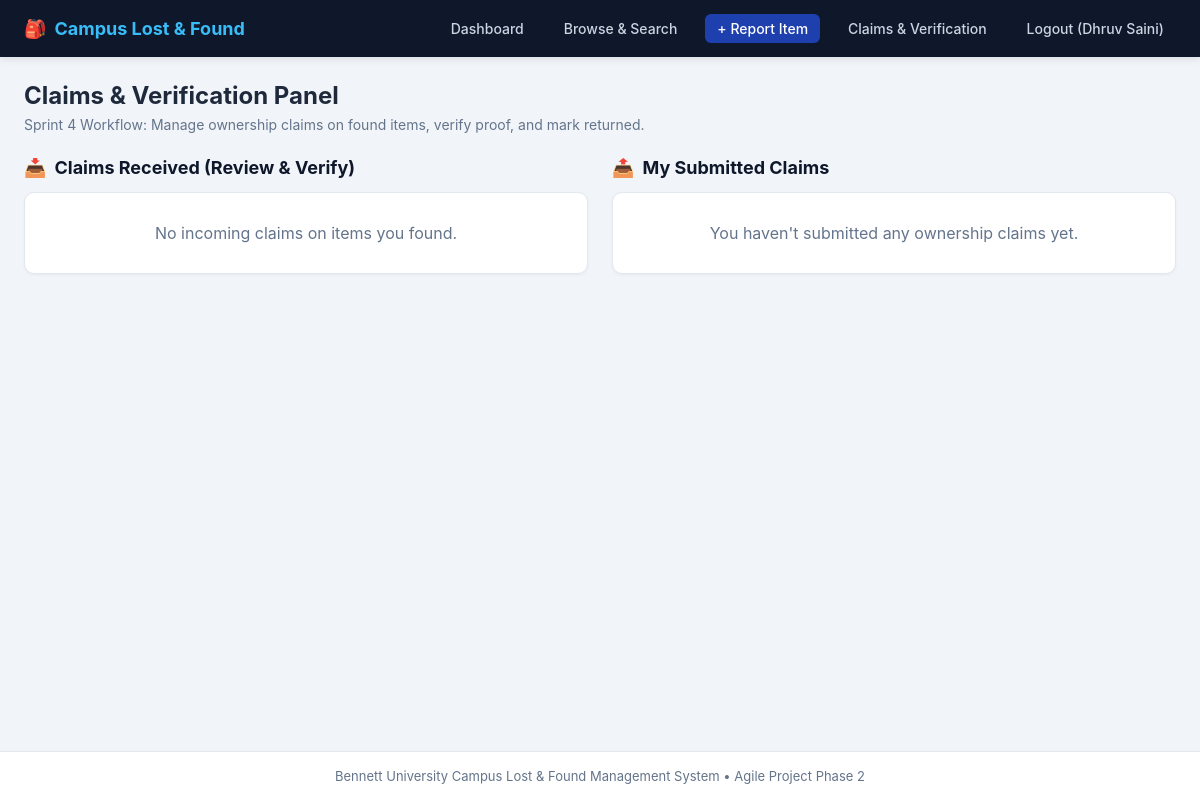
/claims (signed in), run on an earlier commit of the app's database.
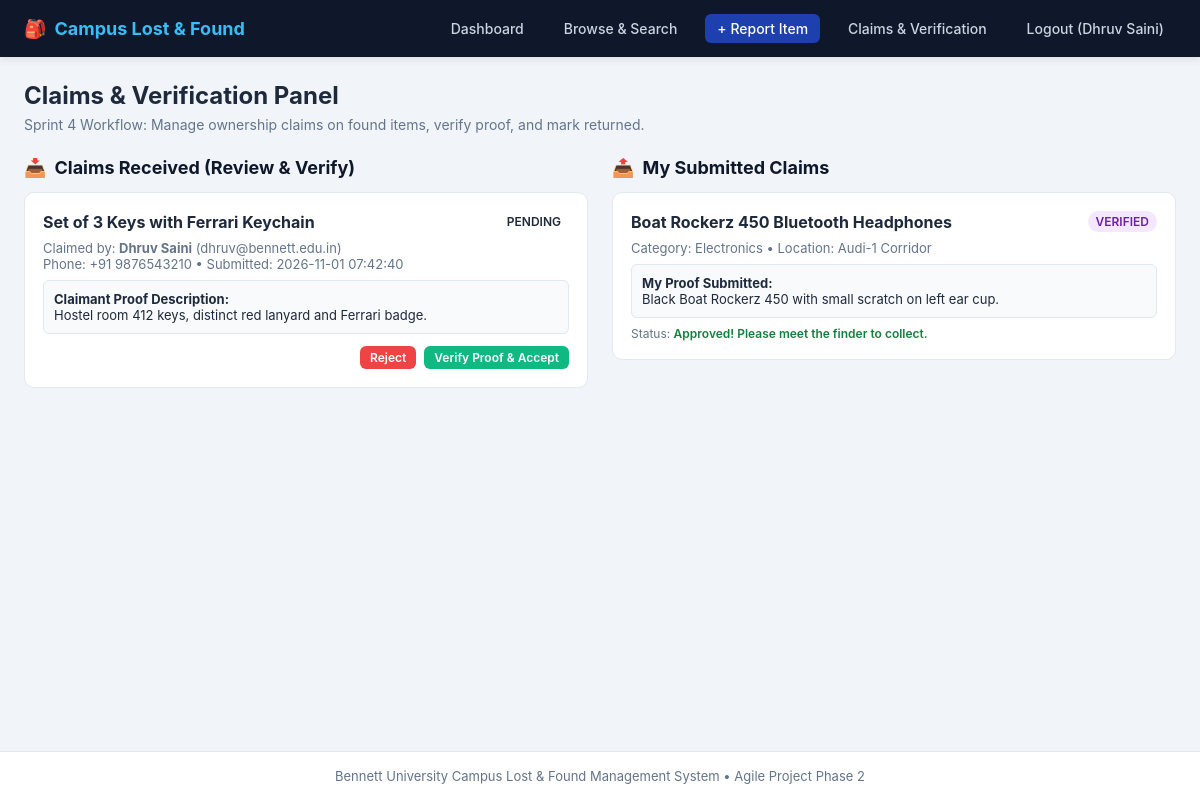
And on a later commit of the database.
### tables this page shows
CREATE TABLE students (
            id INTEGER PRIMARY KEY AUTOINCREMENT,
            name TEXT NOT NULL,
            email TEXT UNIQUE NOT NULL,
            password TEXT NOT NULL
        );

CREATE TABLE claims (
            id INTEGER PRIMARY KEY AUTOINCREMENT,
            item_id INTEGER NOT NULL,
            claimer_id INTEGER NOT NULL,
            proof_description TEXT NOT NULL,
            contact_phone TEXT,
            status TEXT NOT NULL DEFAULT 'Pending',
            created_at TIMESTAMP DEFAULT CURRENT_TIMESTAMP,
            FOREIGN KEY (item_id) REFERENCES items(id),
            FOREIGN KEY (claimer_id) REFERENCES students(id)
        );

CREATE TABLE items (
            id INTEGER PRIMARY KEY AUTOINCREMENT,
            student_id INTEGER NOT NULL,
            type TEXT NOT NULL,
            title TEXT NOT NULL,
            category TEXT NOT NULL,
            location TEXT NOT NULL,
            item_date TEXT NOT NULL,
            description TEXT,
            image_filename TEXT,
            status TEXT NOT NULL DEFAULT 'Open',
            created_at TIMESTAMP DEFAULT CURRENT_TIMESTAMP,
            FOREIGN KEY (student_id) REFERENCES students(id)
        );

### app.py (the view)
@app.route("/claims")
@login_required
def my_claims():
    uid = session["student_id"]
    conn = get_db()
    sent_claims = conn.execute(
        """
        SELECT claims.*, items.title as item_title, items.category, items.location, items.status as item_status
        FROM claims
        JOIN items ON claims.item_id = items.id
        WHERE claims.claimer_id = ?
        ORDER BY claims.id DESC
        """,
        (uid,)
    ).fetchall()
    received_claims = conn.execute(
        """
        SELECT claims.*, items.title as item_title, students.name as claimer_name, students.email as claimer_email
        FROM claims
        JOIN items ON claims.item_id = items.id
        JOIN students ON claims.claimer_id = students.id
        WHERE items.student_id = ?
        ORDER BY claims.id DESC
        """,
        (uid,)
    ).fetchall()
    conn.close()
    return render_template("claims_manage.html", sent_claims=sent_claims, received_claims=received_claims)

### app.py (called while the page is built)
def get_db():
    conn = sqlite3.connect(DATABASE)
    conn.row_factory = sqlite3.Row
    return conn

def login_required(func):
    @wraps(func)
    def wrapper(*args, **kwargs):
        if "student_id" not in session:
            flash("Please log in first to access this page.", "error")
            return redirect(url_for("login"))
        return func(*args, **kwargs)
    return wrapper

### templates/claims_manage.html (shortened to what the changed rows need)
{% extends "base.html" %}
{% block content %}
<div style="margin-bottom: 24px;">
    <h1 style="font-size: 24px; margin-bottom: 6px;">Claims &amp; Verification Panel</h1>
</div>
<div style="display: grid; grid-template-columns: 1fr 1fr; gap: 24px;">
    <div>
        <h2 style="font-size: 18px; margin-bottom: 14px; color: var(--dark); display: flex; align-items: center; gap: 8px;">
            <span>📥</span> Claims Received (Review &amp; Verify)
        </h2>
        {% if received_claims %}
            {% for rc in received_claims %}
            <div class="claim-card">
                <div style="display: flex; justify-content: space-between; align-items: center; margin-bottom: 8px;">
                    <strong>{{ rc.item_title }}</strong>
                    <span class="badge badge-{{ rc.status|lower }}">{{ rc.status }}</span>
                </div>
                <div style="font-size: 13px; color: var(--text-muted); margin-bottom: 8px;">
                    Claimed by: <strong>{{ rc.claimer_name }}</strong> ({{ rc.claimer_email }})<br>
                    Phone: {{ rc.contact_phone or 'Not provided' }} &bull; Submitted: {{ rc.created_at }}
                </div>
                <div style="background: #f8fafc; padding: 10px; border-radius: 6px; font-size: 13px; margin-bottom: 12px; border: 1px solid var(--border);">
                    <strong>Claimant Proof Description:</strong><br>
                    {{ rc.proof_description }}
                </div>
                <div style="display: flex; gap: 8px; justify-content: flex-end;">
                    {% if rc.status == 'Pending' %}
                    <form method="POST" action="{{ url_for('claim_action', claim_id=rc.id) }}">
                        <button type="submit" class="btn btn-sm btn-danger">Reject</button>
                    </form>
                    <form method="POST" action="{{ url_for('claim_action', claim_id=rc.id) }}">
                        <button type="submit" class="btn btn-sm btn-success">Verify Proof &amp; Accept</button>
                    </form>
                    {% elif rc.status == 'Verified' %}
                    <form method="POST" action="{{ url_for('claim_action', claim_id=rc.id) }}">
                        <input type="hidden" name="action" value="return">
                        <button type="submit" class="btn btn-sm btn-primary">Mark as Handed Over &amp; RETURNED</button>
                    </form>
                    {% else %}
                    <span style="font-size: 12px; font-weight: 600; color: var(--text-muted);">Handoff Complete</span>
                    {% endif %}
                </div>
            </div>
            {% endfor %}
        {% else %}
            <div class="card" style="text-align: center; color: var(--text-muted); padding: 30px;">
                No incoming claims on items you found.
            </div>
        {% endif %}
    </div>
    <div>
        <h2 style="font-size: 18px; margin-bottom: 14px; color: var(--dark); display: flex; align-items: center; gap: 8px;">
            <span>📤</span> My Submitted Claims
        </h2>
        {% if sent_claims %}
            {% for sc in sent_claims %}
            <div class="claim-card">
                <div style="display: flex; justify-content: space-between; align-items: center; margin-bottom: 8px;">
                    <strong>{{ sc.item_title }}</strong>
                    <span class="badge badge-{{ sc.status|lower }}">{{ sc.status }}</span>
                </div>
                <div style="font-size: 13px; color: var(--text-muted); margin-bottom: 8px;">
                    Category: {{ sc.category }} &bull; Location: {{ sc.location }}
                </div>
                <div style="background: #f8fafc; padding: 10px; border-radius: 6px; font-size: 13px; margin-bottom: 8px; border: 1px solid var(--border);">
                    <strong>My Proof Submitted:</strong><br>
                    {{ sc.proof_description }}
                </div>
                <div style="font-size: 12px; color: var(--text-muted);">
                    Status:
                    {% if sc.status == 'Pending' %}
                        <span style="color: #b45309; font-weight: 600;">Pending finder verification</span>
                    {% elif sc.status == 'Verified' %}
                        <span style="color: #15803d; font-weight: 600;">Approved! Please meet the finder to collect.</span>
                    {% elif sc.status == 'Returned' %}
                        <span style="color: #334155; font-weight: 600;">Closed - Item recovered!</span>
                    {% endif %}
                </div>
            </div>
            {% endfor %}
        {% else %}
            <div class="card" style="text-align: center; color: var(--text-muted); padding: 30px;">
                You haven't submitted any ownership claims yet.
            </div>
        {% endif %}
    </div>
</div>
{% endblock %}

### templates/base.html (shortened to what this page needs)
<!DOCTYPE html>
<html lang="en">
<head>
</head>
<body>
    <header>
        <div class="nav-container">
            <a href="{{ url_for('dashboard') if session.get('student_id') else url_for('login') }}" class="brand-logo">
                <span>🎒</span> Campus Lost &amp; Found
            </a>
            <div class="nav-links">
                {% if session.get('student_id') %}
                <a href="{{ url_for('dashboard') }}">Dashboard</a>
                <a href="{{ url_for('browse_items') }}">Browse &amp; Search</a>
                <a href="{{ url_for('report_item') }}" class="nav-btn-highlight">+ Report Item</a>
                <a href="{{ url_for('my_claims') }}">Claims &amp; Verification</a>
                <a href="{{ url_for('logout') }}">Logout ({{ session.get('student_name') }})</a>
                {% else %}
                <a href="{{ url_for('login') }}">Login</a>
                <a href="{{ url_for('register') }}" class="nav-btn-highlight">Register</a>
                {% endif %}
            </div>
        </div>
    </header>
    <div class="main-wrapper">
        {% block content %}{% endblock %}
    </div>
    <footer>
        <p>Bennett University Campus Lost &amp; Found Management System &bull; Agile Project Phase 2</p>
    </footer>
</body>
</html>

What changed in the data, as far as the page shows it:
now on this page (row unchanged): students: get "Dhruv Saini"
now on this page (row unchanged): claims: item_title "Set of 3 Keys with Ferrari Keychain", status "PENDING", claimer_name "Dhruv Saini", claimer_email "dhruv@bennett.edu.in", contact_phone "+91 9876543210", created_at "2026-11-01 07:42:40", proof_description "Hostel room 412 keys, distinct red lanyard and Ferrari badge.", shown under "📥Claims Received (Review & Verify)"
added claims: item_title "Boat Rockerz 450 Bluetooth Headphones", status "VERIFIED", category "Electronics", location "Audi-1 Corridor", proof_description "Black Boat Rockerz 450 with small scratch on left ear cup.", shows "Approved! Please meet the finder to collect.", shown under "📤My Submitted Claims"
Also different on the page:
{{ session.get('student_name') }}: "Dhruv Saini" → (not shown)
text no longer shown: "No incoming claims on items you found. You haven't submitted any ownership claims yet."
